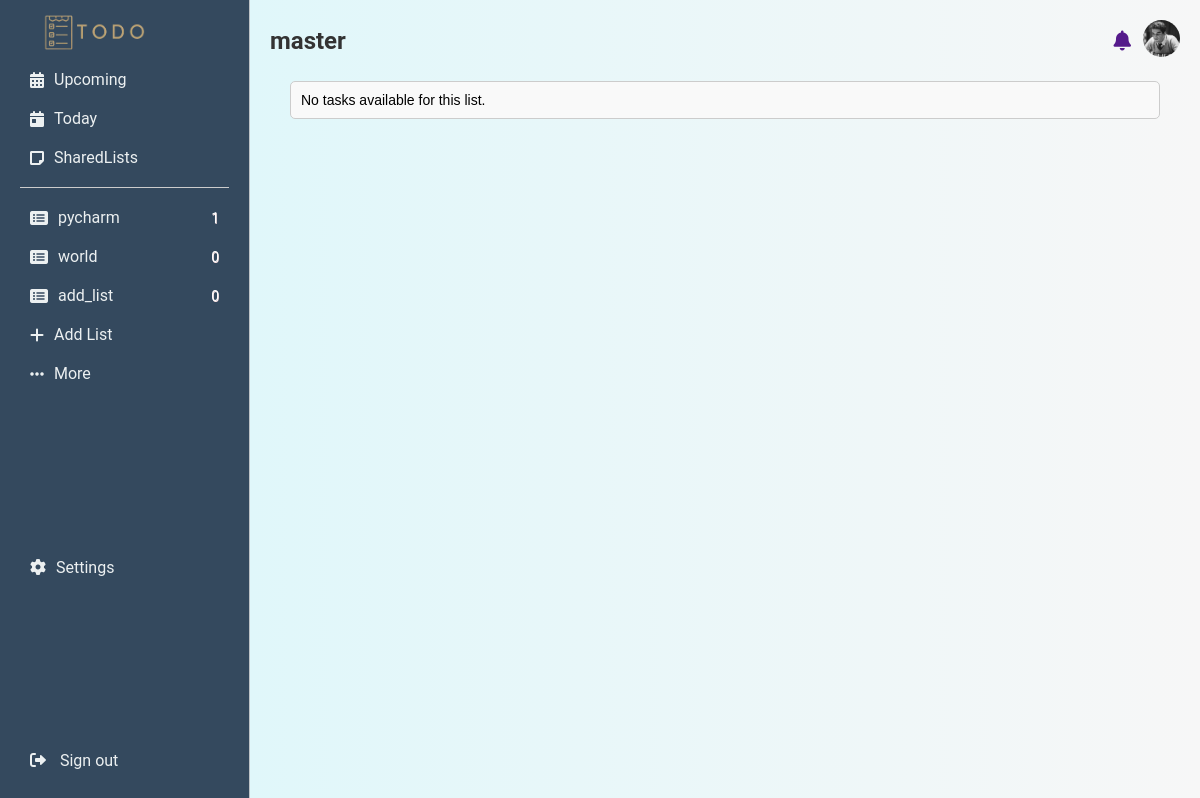
Page /shared_lists/36057dbc-a73b-4de8-8051-d640d389eecb/ (signed in) on the committed database.
### base/models.py (models this page shows, shortened)
class ToDoList(models.Model):
    id = models.UUIDField(primary_key=True, default=uuid.uuid4, editable=False)
    user = models.ForeignKey(CustomUser, on_delete=models.CASCADE, related_name='todo_lists')
    name = models.CharField(max_length=255)
    description = models.TextField()
    created_at = models.DateTimeField(auto_now_add=True)
    updated_at = models.DateTimeField(auto_now=True)
    is_private = models.BooleanField(default=True)
    icon = models.CharField(max_length=50, default='fa-list-alt')
    class Meta:
        verbose_name = "To-Do List"
        verbose_name_plural = "To-Do Lists"

### base/views.py (the view)
# urls.py: path('shared_lists/<uuid:list_id>/',views.check_shared_list,name='check_list')
def check_shared_list(request,list_id):
    list = get_object_or_404(ToDoList,id=list_id)
    tasks = Task.objects.filter(to_do_list=list)
    return render(request,'base/check_shared_list.html',{'tasks':tasks,'title':list.name})

### base/context_processors.py (called while the page is built)
def user_info(request):
    if request.user.is_authenticated:
        try:
            user_profile = CustomUser.objects.get(user = request.user)
            return {
                'user':user_profile,
                'image_profile':user_profile.image_profile
            }
        except:
            print('there is error ')
    return{}

def side_bare_links(request):
    if request.user.is_authenticated:
        custom_user = CustomUser.objects.get(user=request.user)
        user_last_lists = ToDoList.objects.filter(user=custom_user).annotate(task_count=Count('tasks')).order_by('-updated_at')[:3]
        return {'custom_user': custom_user, 'user_last_lists': user_last_lists}
    return {'custom_user': None, 'user_last_lists': []}

### base/templates/base/check_shared_list.html
{% extends 'base/base.html' %}
{% load static %}
{% block extra_css %}
    <link rel="stylesheet" href="{% static 'css/check_shared_list.css' %}">
{% endblock extra_css %}
{% block content %}
    <div class="todo-task-list">
        {% for task in tasks %}
            <div class="todo-task-item {% if task.status == 'completed' %}todo-completed{% elif task.status == 'expired' %}todo-expired{% endif %}">
                <span class="todo-task-status">
                    {% if task.status == 'completed' %}
                        <i class="fas fa-check-circle icon-completed"></i>
                    {% elif task.status == 'expired' %}
                        <i class="fas fa-times-circle icon-expired"></i>
                    {% elif task.status == 'in_progress' %}
                        <i class="fas fa-spinner icon-in-progress"></i>
                    {% else %}
                        <i class="fas fa-circle icon-not-started"></i>
                    {% endif %}
                </span>
                <span class="todo-task-title">{{ task.title }}</span>
                <span class="todo-task-created-at">{{ task.created_at|date:"Y-m-d" }}</span>
                <span class="todo-task-priority"> {{ task.priorities }}</span>
            </div>
            {% empty %}
            <tr>
                <td colspan="5" class="no-tasks">No tasks available for this list.</td>
            </tr>
        {% endfor %}
    </div>
{% endblock content %}

### base/templates/base/sidebar.html (shortened to what this page needs)
{% load static %}
{% block extra_css %}
  <link rel="stylesheet" href=" {% static 'css/side_bare_hero.css' %}">
{% endblock extra_css %}
<div class="sidebar">
  <a href=" {% url 'home' %}"> <img src="{% static 'logo/todo-removebg-preview.png' %}" alt="logo" class='logo'> </a>
  <div class="tasks">
    <div class="task-item">
      <i class="fas fa-calendar-alt"></i>
      <a>Upcoming</a>
    </div>
    <div class="task-item active">
      <i class="fas fa-calendar-day"></i>
      <a href="{% url 'today_tasks' %}">Today</a>
    </div>
    <div class="task-item">
      <i class="fas fa-sticky-note"></i>
      <a href='{% url 'shared_list' %}'>SharedLists</a>
    </div>
  </div>
  <hr>
  <div class="lists">
    {% for list in user_last_lists %}
    <div class="list-item">
      <i class="fa {{list.icon}}"></i>
      <a href="{% url 'tasks_for_list' list_id=list.id %}">{{ list.name }}</a>
      <span class="task-count">{{ list.task_count }}</span>
    </div>
    {% endfor %}
    <div class="add-new-list">
        <i class="fas fa-plus"></i>
      <a href='{% url 'create_todo_list' %}'>
        Add List
      </a>
    </div>
    <div class="more-link">
      <i class="fas fa-ellipsis-h"></i>
      <a href="{% url 'lists_view' %}">More</a>
    </div>
  </div>
  <div class="settings">
    <i class="fas fa-cog"></i>
    <a>Settings</a>
  </div>
  <div class="sign-out">
    <a href="{% url 'logout' %}">
      <i class="fas fa-sign-out-alt"></i>
      <span>Sign out</span>
    </a>
  </div>
</div>

### base/templates/base/header.html (shortened to what this page needs)
{% load static  %}
{% block extra_css %}
<link rel="stylesheet" href=" {% static 'css/header_hero.css' %} ">
{% endblock extra_css %}
<header class="site-header">
  <h1 class="site-title"> {{title}} </h1>
  <div class="user-actions">
   <a href="" class='notification'> <i class="fa-solid fa-bell"></i> </a>
    {% if image_profile %}
      <a href="{% url 'profile' %}">
        <img src="{{ image_profile.url }}" alt="image profile" class="profile-image-logo">
      </a>
    {% else %}
      <a href="{% url 'profile' %}">  </a>
    {% endif %}
  </div>
</header>

### base/static/css/style.css (style rules this page uses)
* { margin: 0; padding: 0; box-sizing: border-box; font-family: "Roboto", system-ui; }
body { font-family: Arial, sans-serif; background-color: #F4F7F9; }

### base/static/css/check_shared_list.css (style rules this page uses)
.todo-task-list { margin: 20px; padding: 10px; border: 1px solid #ccc; border-radius: 5px; background-color: #f9f9f9; font-family: Arial, sans-serif; font-size: 14px; }

### base/static/css/side_bare_hero.css (style rules this page uses)
.logo { height: 35px; width: auto; margin-top: -5px; margin-bottom: 6px; }
a { text-decoration: none; }
.sidebar { background-color: #34495E; border-right: 1px solid #BDC3C7; padding: 20px; width: 250px; display: flex; flex-direction: column; position: fixed; height: 100%; top: 0; left: 0; overflow-y: auto; z-index: 1000; }
.tasks .task-item, .lists .list-item, .tags .tag-item , .add-new-list, .add-new-tag, .settings, .sign-out { display: flex; align-items: center; padding: 10px; border-radius: 8px; cursor: pointer; -webkit-border-radius: 8px; -moz-border-radius: 8px; -ms-border-radius: 8px; -o-border-radius: 8px; }
.tasks .task-item i, .lists .list-item i, .tags .tag-item i { margin-right: 10px; font-size: 16px; }
.tasks .task-item .task-count, .lists .list-item .task-count { margin-left: auto; font-size: 14px; color: #ffffff; text-shadow: 0.5px 0.5px #ffe6e6; }
.add-new-list, .add-new-tag, .more-link { display: flex; align-items: center; padding: 10px; border-radius: 5px; cursor: pointer; color: #666; text-decoration: none; }
.add-new-list i, .add-new-tag i, .more-link i { margin-right: 10px; font-size: 16px; }
.settings, .sign-out { display: flex; align-items: center; padding: 10px; border-radius: 5px; cursor: pointer; color: #666; margin-top: auto; }
.settings i, .sign-out i { margin-right: 10px; font-size: 16px; }
.sidebar a, .sidebar i { color: #ECF0F1; }
.task-count { color: #BDC3C7; }
.sidebar i { color: #ECF0F1; }
hr { border: none; border-top: 1px solid #ccc; margin: 10px 0; }

### base/static/css/header_hero.css (style rules this page uses)
.site-header { display: flex; align-items: center; justify-content: space-between; }
.site-title { font-size: 24px; color: #333333; }
.user-actions { display: flex; align-items: center; gap: 5px; }
.profile-image-logo { width: 37px; height: 37px; max-height: 37px; object-fit: cover; border-radius: 50%; }
.notification { font-size: 20px; margin-right: 7px; }

### rows in the picture
ToDoList: name "pycharm", task_count "1"
ToDoList: name "world", task_count "0"
ToDoList: name "add_list", task_count "0"
ToDoList: name "master"
